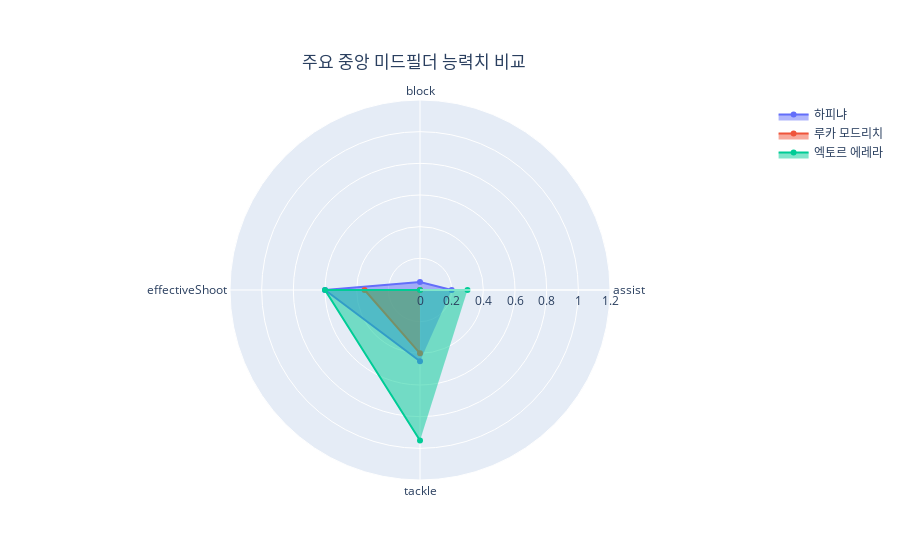

This figure's notebook cell:
### Code cell
fig = go.Figure()



fig.add_trace(go.Scatterpolar(
      r=[cm_top3.loc[0]['assist'], cm_top3.loc[0]['block'], 
         cm_top3.loc[0]['effectiveShoot'], cm_top3.loc[0]['tackle']],
      theta=categories,
      fill='toself',
      name=cm_topSp[0]
))

fig.add_trace(go.Scatterpolar(
      r=[cm_top3.loc[1]['assist'], cm_top3.loc[1]['block'], 
         cm_top3.loc[1]['effectiveShoot'], cm_top3.loc[1]['tackle']],
      theta=categories,
      fill='toself',
      name=cm_topSp[1]
))

fig.add_trace(go.Scatterpolar(
      r=[cm_top3.loc[2]['assist'], cm_top3.loc[2]['block'], 
         cm_top3.loc[2]['effectiveShoot'], cm_top3.loc[2]['tackle']],
      theta=categories,
      fill='toself',
      name=cm_topSp[2]
))



fig.update_layout(
  polar=dict(
    radialaxis=dict(
      visible=True,
      range=[0, 1.2]
    )),
  showlegend=True,
    title = {
        'text': '주요 중앙 미드필더 능력치 비교',
        'x': 0.46, 
        'y': 0.9
    }
)

plot(fig, filename='plotly-cm.html', auto_open=False)
fig.show()

### Figure 1 — Plotly figure (JSON) as saved in the notebook; plotly's stock layout.template omitted (floating-point values rounded to 4 significant figures)
{"data": [{"fill": "toself", "name": "하피냐", "r": [0.2, 0.05, 0.6, 0.45], "theta": ["assist", "block", "effectiveShoot", "tackle"], "type": "scatterpolar"}, {"fill": "toself", "name": "루카 모드리치", "r": [0, 0, 0.35, 0.4], "theta": ["assist", "block", "effectiveShoot", "tackle"], "type": "scatterpolar"}, {"fill": "toself", "name": "엑토르 에레라", "r": [0.3, 0, 0.6, 0.95], "theta": ["assist", "block", "effectiveShoot", "tackle"], "type": "scatterpolar"}], "layout": {"polar": {"radialaxis": {"range": [0, 1.2], "visible": true}}, "showlegend": true, "title": {"text": "주요 중앙 미드필더 능력치 비교", "x": 0.46, "y": 0.9}}}
